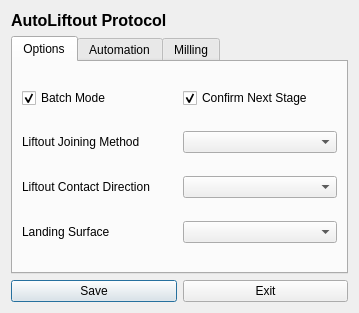
<?xml version="1.0" encoding="UTF-8"?>
<ui version="4.0">
 <class>Dialog</class>
 <widget class="QDialog" name="Dialog">
  <property name="geometry">
   <rect>
    <x>0</x>
    <y>0</y>
    <width>359</width>
    <height>281</height>
   </rect>
  </property>
  <property name="windowTitle">
   <string>Dialog</string>
  </property>
  <layout class="QGridLayout" name="gridLayout">
   <item row="2" column="0">
    <widget class="QPushButton" name="pushButton_save">
     <property name="text">
      <string>Save</string>
     </property>
    </widget>
   </item>
   <item row="2" column="1">
    <widget class="QPushButton" name="pushButton_exit">
     <property name="text">
      <string>Exit</string>
     </property>
    </widget>
   </item>
   <item row="1" column="0" colspan="2">
    <widget class="QTabWidget" name="tabWidget">
     <property name="currentIndex">
      <number>0</number>
     </property>
     <widget class="QWidget" name="tab_option">
      <attribute name="title">
       <string>Options</string>
      </attribute>
      <layout class="QGridLayout" name="gridLayout_2">
       <item row="1" column="0">
        <widget class="QLabel" name="label_options_joining_method">
         <property name="text">
          <string>Liftout Joining Method</string>
         </property>
        </widget>
       </item>
       <item row="2" column="1">
        <widget class="QComboBox" name="comboBox_options_contact_direction"/>
       </item>
       <item row="2" column="0">
        <widget class="QLabel" name="label_options_contact_direction">
         <property name="text">
          <string>Liftout Contact Direction</string>
         </property>
        </widget>
       </item>
       <item row="1" column="1">
        <widget class="QComboBox" name="comboBox_options_joining_method"/>
       </item>
       <item row="0" column="1">
        <widget class="QCheckBox" name="checkBox_options_confirm_next_stage">
         <property name="text">
          <string>Confirm Next Stage</string>
         </property>
         <property name="checked">
          <bool>true</bool>
         </property>
        </widget>
       </item>
       <item row="0" column="0">
        <widget class="QCheckBox" name="checkBox_options_batch_mode">
         <property name="text">
          <string>Batch Mode</string>
         </property>
         <property name="checked">
          <bool>true</bool>
         </property>
        </widget>
       </item>
       <item row="3" column="0">
        <widget class="QLabel" name="label_options_landing_surface">
         <property name="text">
          <string>Landing Surface</string>
         </property>
        </widget>
       </item>
       <item row="3" column="1">
        <widget class="QComboBox" name="comboBox_options_landing_surface"/>
       </item>
      </layout>
     </widget>
     <widget class="QWidget" name="tab_automation">
      <attribute name="title">
       <string>Automation</string>
      </attribute>
      <layout class="QGridLayout" name="gridLayout_3">
       <item row="6" column="1">
        <widget class="QComboBox" name="comboBox_auto_polishing"/>
       </item>
       <item row="5" column="0">
        <widget class="QLabel" name="label_thinning">
         <property name="text">
          <string>Thinning</string>
         </property>
        </widget>
       </item>
       <item row="0" column="0">
        <widget class="QLabel" name="label_trench">
         <property name="text">
          <string>Mill Trench</string>
         </property>
        </widget>
       </item>
       <item row="2" column="0">
        <widget class="QLabel" name="label_liftout">
         <property name="text">
          <string>Liftout</string>
         </property>
        </widget>
       </item>
       <item row="6" column="0">
        <widget class="QLabel" name="label_polishing">
         <property name="text">
          <string>Polishing</string>
         </property>
        </widget>
       </item>
       <item row="3" column="0">
        <widget class="QLabel" name="label_landing">
         <property name="text">
          <string>Landing</string>
         </property>
        </widget>
       </item>
       <item row="3" column="1">
        <widget class="QComboBox" name="comboBox_auto_landing"/>
       </item>
       <item row="1" column="1">
        <widget class="QComboBox" name="comboBox_auto_mill_jcut"/>
       </item>
       <item row="2" column="1">
        <widget class="QComboBox" name="comboBox_auto_liftout"/>
       </item>
       <item row="1" column="0">
        <widget class="QLabel" name="label_jcut">
         <property name="text">
          <string>Mill JCut</string>
         </property>
        </widget>
       </item>
       <item row="5" column="1">
        <widget class="QComboBox" name="comboBox_auto_thinning"/>
       </item>
       <item row="0" column="1">
        <widget class="QComboBox" name="comboBox_auto_mill_trench"/>
       </item>
       <item row="4" column="0">
        <widget class="QLabel" name="label_reset">
         <property name="text">
          <string>Reset Needle</string>
         </property>
        </widget>
       </item>
       <item row="4" column="1">
        <widget class="QComboBox" name="comboBox_auto_reset"/>
       </item>
      </layout>
     </widget>
     <widget class="QWidget" name="tab_milling">
      <attribute name="title">
       <string>Milling</string>
      </attribute>
     </widget>
    </widget>
   </item>
   <item row="0" column="0" colspan="2">
    <widget class="QLabel" name="label_title">
     <property name="font">
      <font>
       <pointsize>12</pointsize>
       <weight>75</weight>
       <bold>true</bold>
      </font>
     </property>
     <property name="text">
      <string>AutoLiftout Protocol</string>
     </property>
    </widget>
   </item>
  </layout>
 </widget>
 <resources/>
 <connections/>
</ui>
